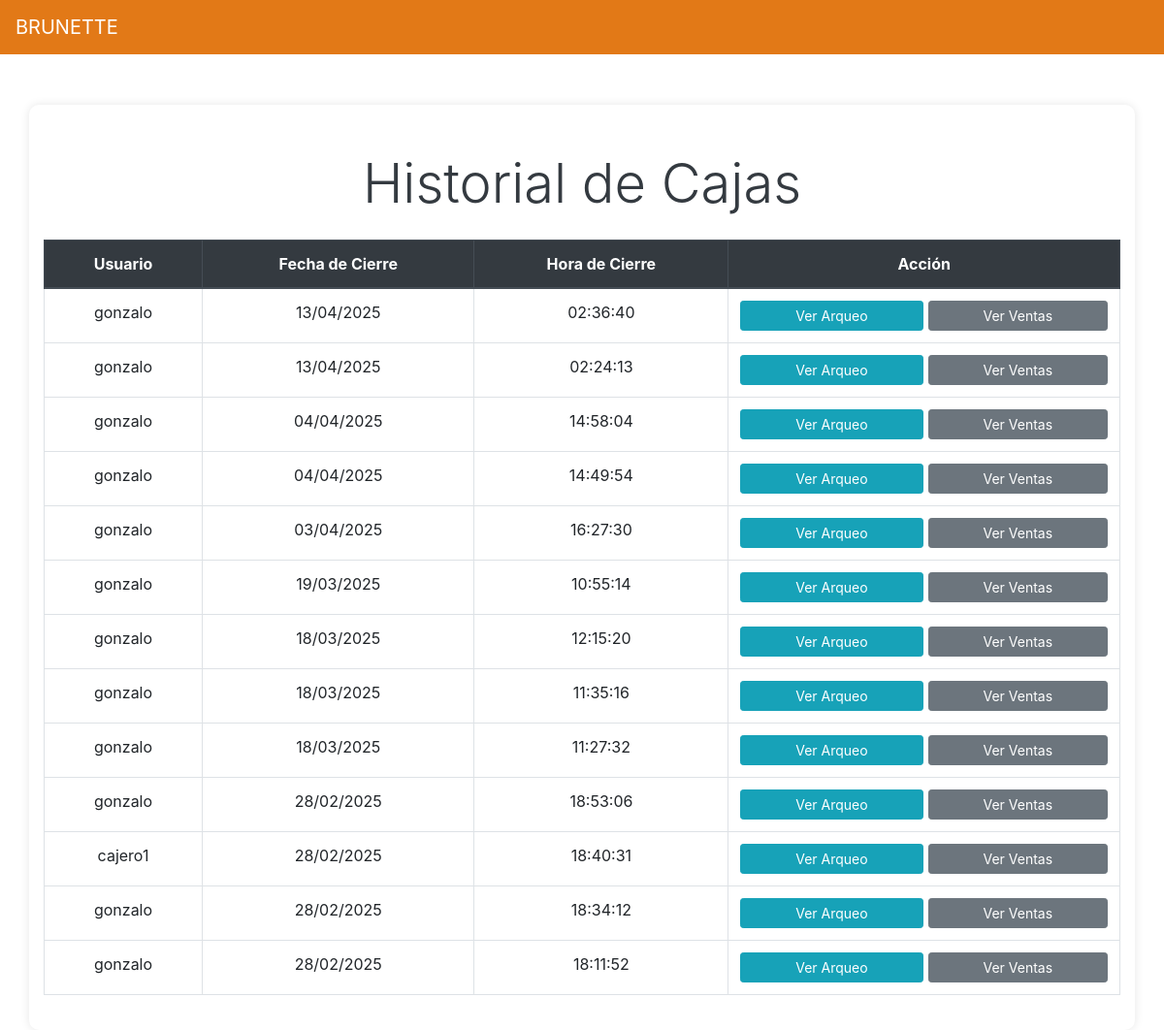
The page /caja/cajas-cerradas/ (signed in) on the database as committed earlier.
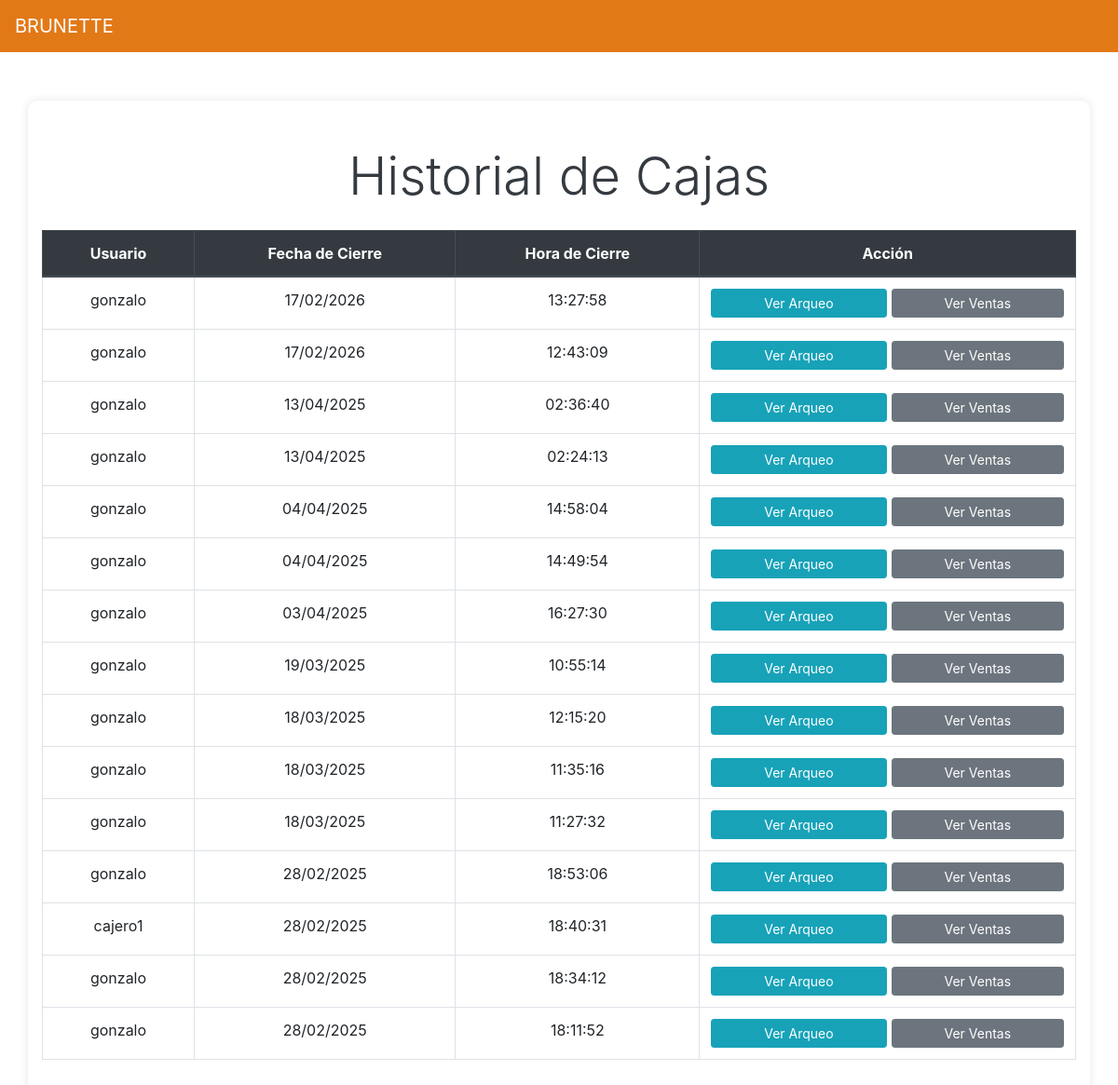
The same page on the database as committed later.
### caja/models.py (models this page shows, shortened)
class Caja(models.Model):
    nombre = models.CharField(max_length=50, default="Caja 1")  # Caja única
    saldo_inicial = models.DecimalField(max_digits=10, decimal_places=2)
    saldo_final = models.DecimalField(max_digits=10, decimal_places=2, null=True, blank=True)
    abierta = models.BooleanField(default=False)
    fecha_apertura = models.DateTimeField(null=True, blank=True)
    fecha_cierre = models.DateTimeField(null=True, blank=True)
    usuario = models.ForeignKey(settings.AUTH_USER_MODEL, on_delete=models.CASCADE, null=True, blank=True)  # Relación con el usuario

### usuarios/models.py (models this page shows, shortened)
class Usuario(AbstractUser):
    ROLES = (
        ('ADMIN', 'Administrador'),
        ('CAJERO', 'Cajero'),
        ('CLIENTE', 'Cliente'),
        ('COCINERO', 'Cocinero'),
    )
    rol = models.CharField(max_length=10, choices=ROLES, default='CLIENTE')
    is_active = models.BooleanField(default=True)  # Borrado lógico

### caja/views.py (the view)
# urls.py: path('cajas-cerradas/', views.lista_cajas_cerradas, name='lista_cajas_cerradas'),
@login_required
def lista_cajas_cerradas(request):
    cajas_cerradas = Caja.objects.filter(abierta=False).order_by('-fecha_cierre')
    return render(request, 'caja/lista_cajas_cerradas.html', {'cajas_cerradas': cajas_cerradas})

### caja/templates/caja/lista_cajas_cerradas.html (shortened to what this page needs)
<!DOCTYPE html>
<html lang="es">
<head>
    {% load static %}
    <link rel="stylesheet" href="{% static 'styles.css' %}">
    <link rel="stylesheet" href="https://stackpath.bootstrapcdn.com/bootstrap/4.5.2/css/bootstrap.min.css">
</head>
<body>
    <nav class="navbar navbar-expand-lg navbar-dark fixed-top" style="background-color: #e27917;">
        <a class="navbar-brand" href="{% url 'usuarios:menu_principal' %}">BRUNETTE</a>
    </nav>
    <div class="container mt-5 pt-5">
        <h1 class="display-4 text-center mb-4">Historial de Cajas</h1>
        <div class="table-responsive">
            <table class="table table-bordered table-hover">
                <thead class="thead-dark">
                    <tr class="text-center">
                        <th scope="col">Usuario</th>
                        <th scope="col">Fecha de Cierre</th>
                        <th scope="col">Hora de Cierre</th>
                        <th scope="col">Acción</th>
                    </tr>
                </thead>
                <tbody>
                    {% for caja in cajas_cerradas %}
                    <tr class="text-center">
                        <td>{{ caja.usuario.username }}</td>
                        <td>{{ caja.fecha_cierre|date:"d/m/Y" }}</td>
                        <td>{{ caja.fecha_cierre|date:"H:i:s" }}</td>
                        <td>
                            <div class="action-buttons">
                                <a href="{% url 'caja:detalle_caja' caja.id %}" class="btn btn-info btn-sm">Ver
                                    Arqueo</a>
                                <a href="{% url 'ventas:lista_ventas_por_caja' caja.id %}"
                                    class="btn btn-secondary btn-sm">Ver Ventas</a>
                            </div>
                        </td>
                    </tr>
                    {% endfor %}
                </tbody>
            </table>
        </div>
    </div>
</body>
</html>

Rows that differ between the two databases and show on the page:
added Caja: usuario.username "gonzalo", fecha_cierre "17/02/2026", fecha_cierre "13:27:58"
now on this page (row edited): Caja: usuario.username "gonzalo", fecha_cierre "17/02/2026", fecha_cierre "12:43:09"
